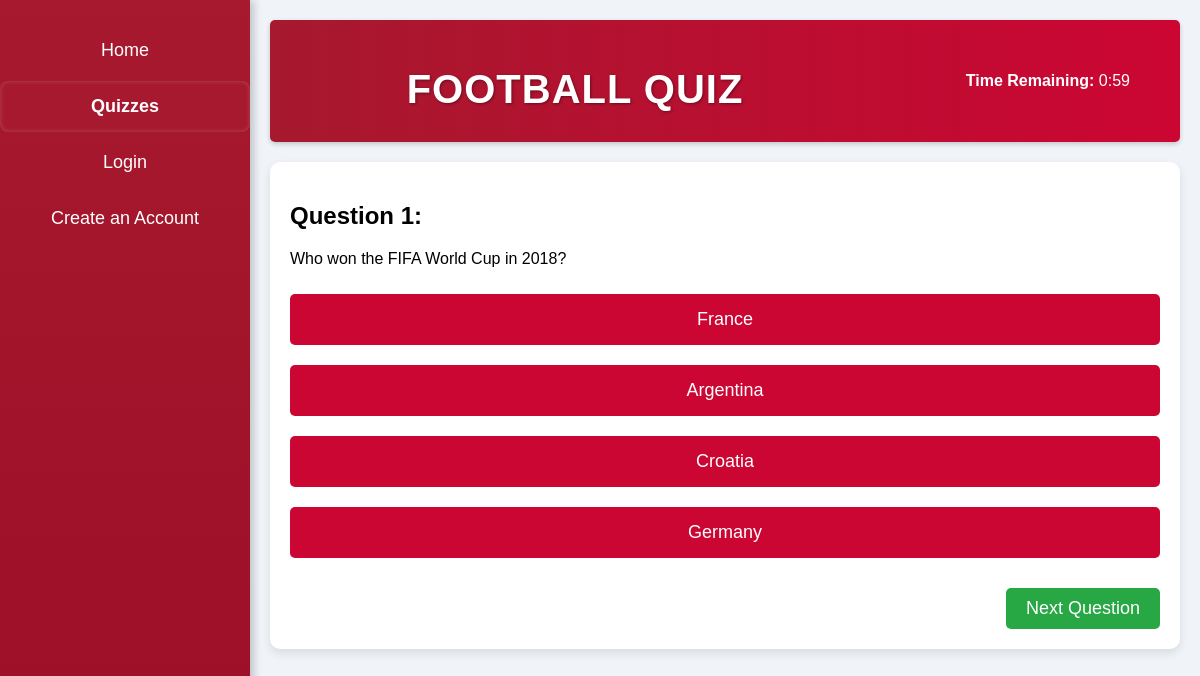
Screenshot of /play_quiz/5 with the database file from the repository.
### create_quiz.py (models this page shows)
class Quiz(db.Model):
    __tablename__ = 'quiz'
    id = db.Column(db.Integer, primary_key=True)
    title = db.Column(db.String(100), nullable=False)
    description = db.Column(db.Text, nullable=False)
    time_limit = db.Column(db.Integer, nullable=False)  # Time limit in minutes
    total_questions = db.Column(db.Integer, nullable=False)

class Question(db.Model):
    __tablename__ = 'question'
    id = db.Column(db.Integer, primary_key=True)
    quiz_id = db.Column(db.Integer, db.ForeignKey('quiz.id'), nullable=False)
    question_text = db.Column(db.String(255), nullable=False)
    option1 = db.Column(db.String(255), nullable=False)
    option2 = db.Column(db.String(255), nullable=False)
    option3 = db.Column(db.String(255), nullable=False)
    option4 = db.Column(db.String(255), nullable=False)
    correct_answer = db.Column(db.String(255), nullable=False)

### app.py (the view)
@app.route("/play_quiz/<int:quiz_id>")
def play_quiz(quiz_id):
    quiz = Quiz.query.get(quiz_id)
    if not quiz:
        flash("Quiz not found.")
        return redirect(url_for('quizzes'))
    questions = Question.query.filter_by(quiz_id=quiz_id).all()
    question_index = int(request.args.get('question_index', 0))
    if question_index < len(questions):
        current_question = questions[question_index]
    else:
        return redirect(url_for('final_score', quiz_id=quiz_id))  # Redirect to the final score page
    quiz_data = {
        'quiz_id': quiz.id,
        'title': quiz.title,
        'description': quiz.description,
        'time_limit': quiz.time_limit,
        'current_question': {
            'question_text': current_question.question_text,
            'options': {
                '1': current_question.option1,
                '2': current_question.option2,
                '3': current_question.option3,
                '4': current_question.option4
            },
            'correct_answer': current_question.correct_answer
        }
    }
    return render_template("play_quiz.html", quiz=quiz_data, current_question=question_index)

### templates/play_quiz.html (shortened to what this page needs)
<!DOCTYPE html>
<html lang="en">
<head>
    <link rel="stylesheet" href="{{ url_for('static', filename='main.css') }}">
</head>
<body>
    <div class="sidebar">
        <a href="/" title="">Home</a>
        <a class="active" href="/quizzes" title="">Quizzes</a>
        {% if 'user_id' in session %}
            <a href="/create_quiz" title="">Create a Quiz</a>
            <a href="/logout" title="">Log Out</a>
        {% else %}
            <a href="/login" title="">Login</a>
            <a href="/signup" title="">Create an Account</a>
        {% endif %}
    </div>
    <div class="main-content">
        <header style="display: flex; justify-content: space-between; align-items: center;">
            <div style="flex-grow: 1; text-align: center;">
                <h1>{{ quiz.title }}</h1>
            </div>
            <div style="text-align: right; width: 250px; padding-right: 50px">
                <p><strong>Time Remaining:</strong> <span id="timer" data-time-limit="{{ quiz.time_limit }}">{{ quiz.time_limit }}:00</span></p>
            </div>
        </header>
        <div class="quiz-container" data-correct-answer="{{ quiz.current_question.correct_answer }}">
            <div class="question-box">
                <h2>Question {{ current_question + 1 }}:</h2>
                <p>{{ quiz.current_question.question_text }}</p>
                <ul class="options">
                    {% for option_id, answer in quiz.current_question.options.items() %}
                    <li>
                        <button class="option-btn" data-option-id="{{ option_id }}">
                            {{ answer }}
                        </button>
                    </li>
                    {% endfor %}
                </ul>
            </div>
            <div class="next-question">
                <form action="{{ url_for('play_quiz', quiz_id=quiz.quiz_id) }}" method="GET">
                    <button type="submit" class="next-btn">Next Question</button>
                </form>
            </div>
        </div>
    </div>
</body>
</html>

### static/main.css (style rules this page uses)
body { font-family: 'Arial', sans-serif; margin: 0; padding: 0; display: flex; min-height: 100vh; background-color: #f0f4f8; }
.sidebar { height: 100vh; width: 250px; background: linear-gradient(180deg, #A6192E 0%, #9B0E26 100%); padding-top: 20px; position: fixed; box-shadow: 4px 0 8px rgba(0, 0, 0, 0.2); transition: width 0.3s; text-align: center; }
h1 { font-size: 2.5rem; font-weight: bold; text-transform: uppercase; letter-spacing: 1px; margin-bottom: 10px; text-shadow: 1px 1px 3px rgba(0, 0, 0, 0.4); }
.sidebar a { padding: 15px 20px; text-decoration: none; font-size: 18px; color: white; display: block; margin: 5px 0; border-radius: 8px; transition: background-color 0.3s, transform 0.2s, box-shadow 0.3s; }
.active { background-color: #A6192E; font-weight: bold; box-shadow: inset 0 0 5px rgba(255, 255, 255, 0.2); }
.main-content { margin-left: 250px; padding: 20px; flex-grow: 1; animation: fadeIn 0.5s; }
header { display: flex; justify-content: center; align-items: center; background: linear-gradient(to right, #A6192E, #CC0633); color: #fff; padding: 20px 0; border-radius: 5px; margin-bottom: 20px; box-shadow: 0 2px 5px rgba(0, 0, 0, 0.2); width: 100%; }
.quiz-container { background-color: #fff; border-radius: 10px; padding: 20px; box-shadow: 0 4px 10px rgba(0, 0, 0, 0.1); margin: 20px auto; max-width: auto; }
.question-box { margin-bottom: 20px; }
.question-box h2 { font-size: 24px; }
.options { list-style-type: none; padding: 0; }
.option-btn { background-color: #CC0633; color: white; border: none; border-radius: 5px; padding: 15px; font-size: 18px; cursor: pointer; transition: background-color 0.3s; margin: 10px 0; width: 100%; }
.next-question { text-align: right; }
.next-btn { background-color: #28A745; color: white; border: none; border-radius: 5px; padding: 10px 20px; font-size: 18px; cursor: pointer; transition: background-color 0.3s; }

### rows the page displays
Quiz: title "FOOTBALL QUIZ"
Question: current_question.question_text "Who won the FIFA World Cup in 2018?", option1 "France", option2 "Argentina", option3 "Croatia", option4 "Germany"

### other values shown
{{ current_question + 1 }} "1"
